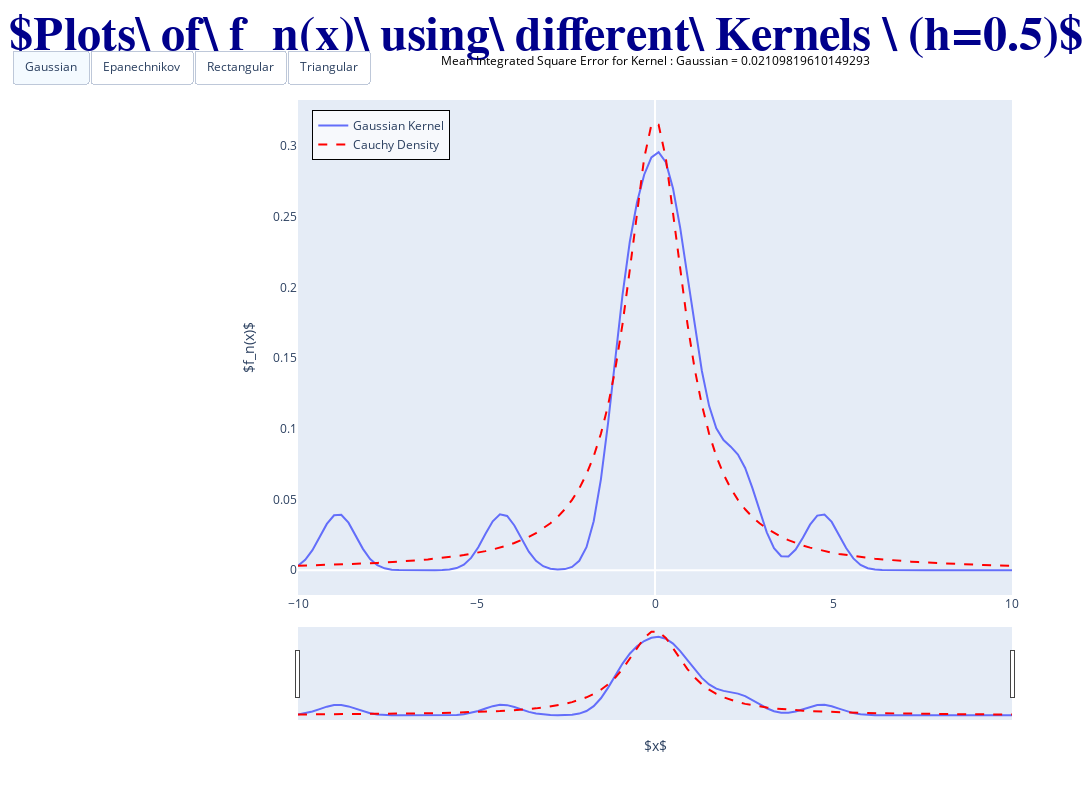

Source (notebook cell):
### Markdown cell above
## n=20

### Code cell
plot_function(sample2,h=0.5)
